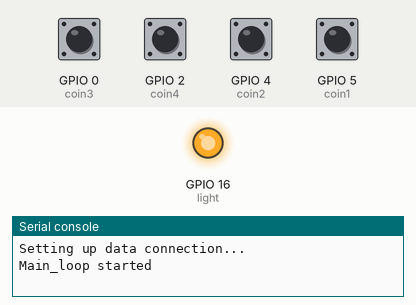
A program run on a simulated ESP8266 board running MicroPython. On the bench: output pins drawn as LEDs (lit = HIGH), the last lines printed to the serial console. The inputs (shaded band) are chosen by the test bench; at power-on: GPIO 0 (coin3), GPIO 2 (coin4), GPIO 4 (coin2), GPIO 5 (coin1) HIGH. WiFi joins after 1.5 s; web requests get an empty 200 reply after 0.4 s.

Above: at 2.7 s.
2.8 s: GPIO 0 (coin3) pulled LOW for 0.15 s
At 3.01 s:
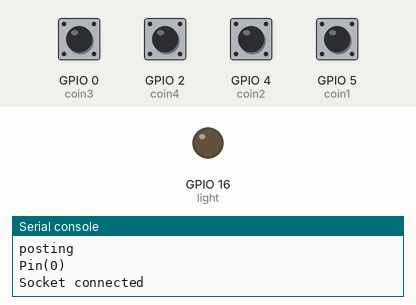
Timing chart, 0 to 5.8 s (numbered marks = the images above; inputs shaded):
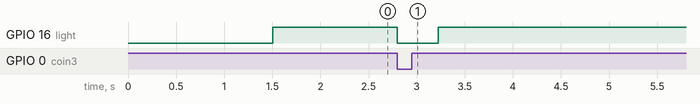

The program:

boot-trying-to-debounce.py
```python
# This file is executed on every boot (including wake-boot from deepsleep)

# Garbage collection

import gc
import micropython
import machine
import time
import socket
import network
import ubinascii

#int_counter = 0
flag_queue = []
pin_flag = None
light = None
uid = None
p = None
gc.collect()
pin_num = None
addr = None
host = None
path = None
state = None
pin_check = None


# This is for the web based python console. I figure we don't need this right now
# but it might be helpful later once we get the wifi going and aren't hooked up to
# a computer.

#import webrepl
#webrepl.start()

# Now let's mess with networking. The ESP8266 actually has two interfaces: one that
# can act as an AP and another that can connect to an existing network. I /think/ they
# both can stay on.

# The challenge here will be coming up with a way to automatically do this. Maybe we
# need to add bluetooth or something so that you can set this up from a phone? We
# certainly can't expect people to edit this file.

def do_connect():
    #import network
    global uid
    sta_if = network.WLAN(network.STA_IF)
    if not sta_if.isconnected():
        print('Connecting to network...')
        sta_if.active(True)
        sta_if.connect('Railroad', '4029816110')
        while not sta_if.isconnected():
            pass
    print('network config:', sta_if.ifconfig())
    mac = ubinascii.hexlify(sta_if.config('mac'),':').decode()
    uid = mac.replace(":", "")

# Now we'll call that method.
#print("After do_connect defined")
#do_connect()

def setup_http():
    global addr
    print("Setting up data connection...")
    try:
        addr = socket.getaddrinfo('http://data.sparkfun.com/', 80)[0][-1]
    except OSError:
        print("Couldn't resolve address. Hardcoding...")
        addr = '54.86.132.254', 80

#setup_http()

# We need this in case there is a problem in the interrupt handler, otherwise we won't
# see any exceptions. More info here:
# http://docs.micropython.org/en/latest/pyboard/reference/isr_rules.html#micropython-issues

micropython.alloc_emergency_exception_buf(100)

# We can keep this in the final version if we want, and have a single LED to indicate
# switch activity (or, more importantly, the fact that we caught the activity)

# The ESP8266 has an LED on it at GPIO 16 (D0). We can probably just use that.

light = machine.Pin(16, machine.Pin.OUT)

# This method is called by the main loop and handles sending the information to the cloud.
# See the notes for changes that need to be made to make it more elegant/robust.

# Assuming this can take longer than the the loop speed of the main loop and that multiple
# switch events could happen quickly, should we set up a queue? Or would python already
# queue up the calls to this method?

def post_to_cloud(p):
    global uid
    global pin_num
    global addr
    global host
    global path
    pin_num = str(p)
    print("posting")
    #todo Need to redo this so that it a) retries on fail and b) doesn't resolve the host address each time
    print(pin_num)
    url = 'http://data.sparkfun.com/input/RMxK6xlqr8CbmMnQAnoJ?private_key=lzEe5EopAVcYAVvWEv7N&id=%s&pin=%s' % (uid, pin_num[4])
    _, _, host, path = url.split('/', 3)
    try:
        so = socket.socket()
        so.connect(addr)
        print("Socket connected")
        so.send(bytes('GET /%s HTTP/1.0\r\nHost: %s\r\n\r\n' % (path, host), 'utf8'))
        data = so.recv(12)
        so.close()
        if data:
            result = data.decode("utf-8")
            print("result: ", result) #[-9:])
            if result[-3:] == "503":
                print("Retrying...")
                post_to_cloud(pin_num)
            data = None
            result = None
    except OSError:
        print("Something went wrong posting")


# This is our interrupt handler, also called an Interrupt Service Routine (ISR). It's called
# when an interrupt happens. The interrupt passes the GPIO pin number to this method, and we
# use that to set a var that the main loop looks for. When the main loop sees that var, it
# takes over the processing.

def irq_handler(p):
    #global flag_queue
    #global state
    global pin_flag
    # state = machine.disable_irq()
    #print("irq in")
    #global int_counter
    #global pin_flag
    # if not len(flag_queue)==4:
    #     flag_queue.insert(0, p)
    # else:
    #     print("ignoring")
    pin_flag = p
    #print("irq out")
    #time.sleep_ms(1000)
    #machine.enable_irq(state) # disable works, but this crashes

def define_gpios():
# Assigning names to each GPIO used for coin switch interrupts. These pins are hooked directly
# to the transistors on the MC board.

    coin1 = machine.Pin(5, machine.Pin.IN, machine.Pin.PULL_UP) #Left
    coin2 = machine.Pin(4, machine.Pin.IN, machine.Pin.PULL_UP)
    coin3 = machine.Pin(0, machine.Pin.IN, machine.Pin.PULL_UP) #Center
    coin4 = machine.Pin(2, machine.Pin.IN, machine.Pin.PULL_UP)

# These are our interrupts. They're set up to watch for the GPIO to rise from low to high
# and has the int_handler method as the callback. These are super sensitive, so we may need
# to add code or hardware to debounce.

    coin1.irq(trigger=coin1.IRQ_FALLING, handler=irq_handler)
    coin2.irq(trigger=coin2.IRQ_FALLING, handler=irq_handler)
    coin3.irq(trigger=coin3.IRQ_FALLING, handler=irq_handler)
    coin4.irq(trigger=coin4.IRQ_FALLING, handler=irq_handler)

def wait_pin_change(pin_check):
    # wait for pin to change value
    # it needs to be stable for a continuous 20ms
    global flag_queue
    cur_value = pin_check.value()
    active = 0

    while active < 20:
        if pin_check.value() == cur_value: # was !=
            active += 1
        else:
            active = 0
        print(active)
        time.sleep_ms(1)
    flag_queue.insert(0, pin_check)

def init():
    define_gpios()
    do_connect()
    setup_http()
    main_loop()

def main_loop(**kwargs):
    global pin_flag
    global pin_check
    global flag_queue
    # global state

    print("Main_loop started")

    while True:
        light.high() # Resets LED
        if pin_flag:
            light.low()
            print("if pin_flag: ", pin_flag)
            wait_pin_change(pin_flag)
            #flag_queue.insert(0, pin_check)
            pin_flag = None
            curr_value = None

        if flag_queue:
            print("if flag queue: ", flag_queue)
            post_to_cloud(flag_queue.pop())
            #light.high

            # state = machine.disable_irq()
            #time.sleep_ms(50)
            #machine.enable_irq(state)
            #print("flag in")
            #light.low() # Indicates activity for one loop.

            #print(flag_queue)
            #post_to_cloud(flag_queue.pop())
            #post_to_cloud(pin_flag)
            #pin_flag = None
            #print("flag OUT")
        #time.sleep(0.1)

init()

# Almost all of this should be moved to main.py at some point. This file is just to set up
# all the system stuff.
```

Measured:
- after the input at 2.8 s, GPIO 16 (light): HIGH → LOW at once, → HIGH 0.43 s later
